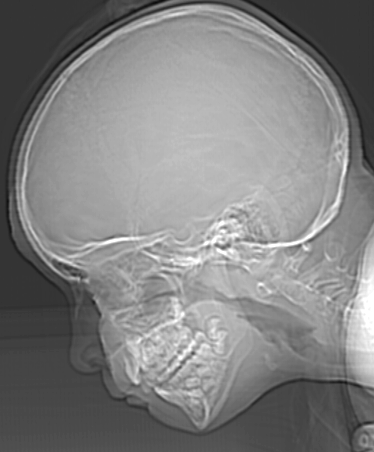
%> input picture Fig0221a_ctskull-256.tif, 374 x 452 px
$ octave EE485_Lecture2.m   (GNU Octave 9; MATLAB toolbox functions it lacks are replaced by stand-ins)
%> lines starting %> are read from the running program, lines starting %| are printed output that depends on the picture
%%
%   Project 1: Intensity Levels
%   Course:    EE485 / CES 540 Digital Data Transmission
%   Professor: Brendan Hamel-Bissell
%   Student:   Grace Montenegro
%   Date:      02/01/2018
%   Description:
%       Given input: Image
%       Variables: Number of Intensity levels in integer powers of 2.
%       Output: A new image resulted by reducing the number of intensity
%               levels in the given image.
% ***********************************************************************

close all;
clear

% Read, store and display the image

figure

A = imread('Fig0221a_ctskull-256.tif');
%> A is the input picture: size 452x374 uint8; min 12, max 255, mean 129.4
imagesc(A)
title('Original Image')
axis image
axis off
colormap gray


figure

B = A;

ILevel = 8; % Num. of Intensity levels. It has to be in integer power of 2

% Loop for varying the intensity level of the image

for i = 0:ILevel-1
    B(B>256*i/(ILevel) & B<=256/(ILevel/(i+1))) = (256/ILevel)*(i+1)-1;

end
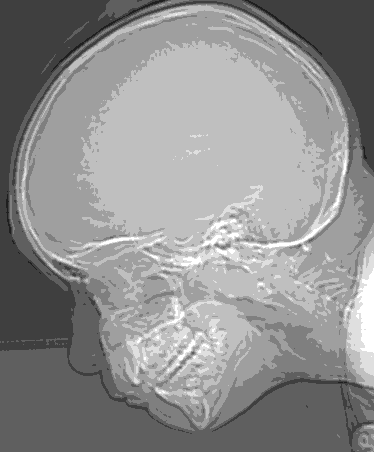
%> B: size 452x374 uint8; min 31, max 255, mean 143.7

% Displays the new image

imagesc(B)
title('New Image')
axis image
axis off
colormap gray

% display the histogram for the new image
figure
imhist(B)
title('Histogram New Image')
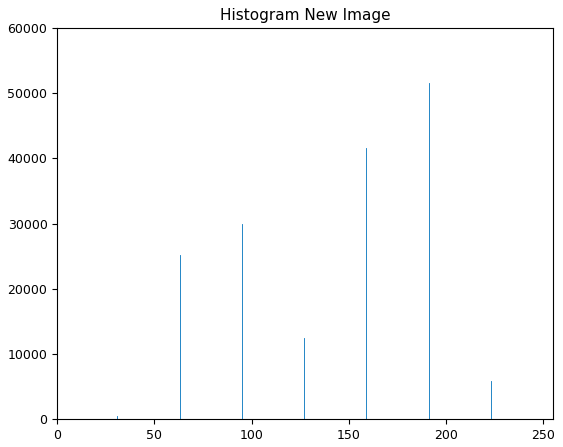
%> figure redrawn from the program's plot data; highest point at x = 191, y = 51572

% ************************************************************************

% Explanation:
%
% There are 256 different possible intensities in an 8-bit grayscale image.
% The histogram graphic of an image shows the pixel intensity values, it
% means, it shows the distribution of pixel through those grayscale values.
% Varying the intensity level, in the histogram graphic we see the changes
% in the distribution of pixel through those grayscale values.
% As the number of intensity levels increases, the impact in the resulting
% image is more clear, since the resolution gets better, the images is more
% continous.
% In relation to the storage memory for the image (mxn array), intensity
% levels is equal to 2 to the power of k ( 2^k), which k is the number
% of bits per pixel. The total of bits is then equal to mxnxk.
% So that, reducing the number of intensity level, reduce the storage
% memory for the image, but, as well, the resolution or quality of the
% image is affected.
